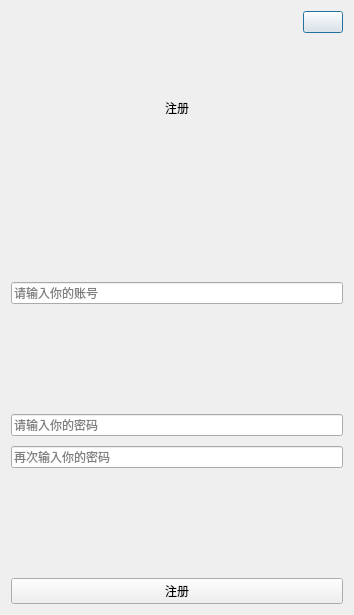
<?xml version="1.0" encoding="UTF-8"?>
<ui version="4.0">
 <class>REgisterdialog</class>
 <widget class="QDialog" name="REgisterdialog">
  <property name="geometry">
   <rect>
    <x>0</x>
    <y>0</y>
    <width>354</width>
    <height>615</height>
   </rect>
  </property>
  <property name="windowTitle">
   <string>Dialog</string>
  </property>
  <layout class="QVBoxLayout" name="verticalLayout_2">
   <item>
    <layout class="QVBoxLayout" name="verticalLayout">
     <property name="spacing">
      <number>10</number>
     </property>
     <item>
      <layout class="QHBoxLayout" name="horizontalLayout_7">
       <item>
        <spacer name="horizontalSpacer">
         <property name="orientation">
          <enum>Qt::Horizontal</enum>
         </property>
         <property name="sizeHint" stdset="0">
          <size>
           <width>40</width>
           <height>20</height>
          </size>
         </property>
        </spacer>
       </item>
       <item>
        <widget class="QPushButton" name="closeBtn">
         <property name="text">
          <string/>
         </property>
        </widget>
       </item>
      </layout>
     </item>
     <item>
      <layout class="QHBoxLayout" name="horizontalLayout">
       <item>
        <spacer name="horizontalSpacer_2">
         <property name="orientation">
          <enum>Qt::Horizontal</enum>
         </property>
         <property name="sizeHint" stdset="0">
          <size>
           <width>40</width>
           <height>20</height>
          </size>
         </property>
        </spacer>
       </item>
       <item>
        <widget class="QLabel" name="Titlelabel">
         <property name="text">
          <string>注册</string>
         </property>
        </widget>
       </item>
       <item>
        <spacer name="horizontalSpacer_3">
         <property name="orientation">
          <enum>Qt::Horizontal</enum>
         </property>
         <property name="sizeHint" stdset="0">
          <size>
           <width>40</width>
           <height>20</height>
          </size>
         </property>
        </spacer>
       </item>
      </layout>
     </item>
     <item>
      <spacer name="verticalSpacer_2">
       <property name="orientation">
        <enum>Qt::Vertical</enum>
       </property>
       <property name="sizeType">
        <enum>QSizePolicy::Fixed</enum>
       </property>
       <property name="sizeHint" stdset="0">
        <size>
         <width>20</width>
         <height>100</height>
        </size>
       </property>
      </spacer>
     </item>
     <item>
      <widget class="QLineEdit" name="actlineEdit">
       <property name="placeholderText">
        <string>请输入你的账号</string>
       </property>
      </widget>
     </item>
     <item>
      <spacer name="verticalSpacer">
       <property name="orientation">
        <enum>Qt::Vertical</enum>
       </property>
       <property name="sizeType">
        <enum>QSizePolicy::Fixed</enum>
       </property>
       <property name="sizeHint" stdset="0">
        <size>
         <width>20</width>
         <height>100</height>
        </size>
       </property>
      </spacer>
     </item>
     <item>
      <widget class="QLineEdit" name="pwdlineEdit">
       <property name="placeholderText">
        <string>请输入你的密码</string>
       </property>
      </widget>
     </item>
     <item>
      <widget class="QLineEdit" name="pwdlineEdit_2">
       <property name="placeholderText">
        <string>再次输入你的密码</string>
       </property>
      </widget>
     </item>
     <item>
      <spacer name="verticalSpacer_3">
       <property name="orientation">
        <enum>Qt::Vertical</enum>
       </property>
       <property name="sizeType">
        <enum>QSizePolicy::Fixed</enum>
       </property>
       <property name="sizeHint" stdset="0">
        <size>
         <width>20</width>
         <height>100</height>
        </size>
       </property>
      </spacer>
     </item>
     <item>
      <layout class="QHBoxLayout" name="horizontalLayout_6">
       <item>
        <widget class="QPushButton" name="registerBtn">
         <property name="text">
          <string>注册</string>
         </property>
        </widget>
       </item>
      </layout>
     </item>
    </layout>
   </item>
  </layout>
 </widget>
 <resources/>
 <connections/>
</ui>
